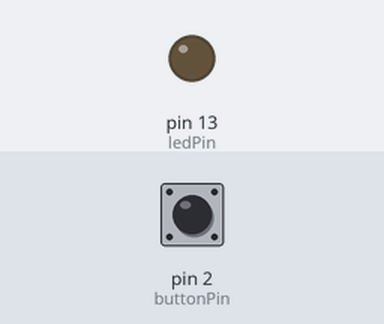
Bench run of a sketch on a simulated Arduino Uno, built with avr-gcc and run on an emulated ATmega328P. On the bench: output pins drawn as LEDs (lit = HIGH). Inputs (shaded band) come from the test bench; at power-on: pin 2 (buttonPin) LOW.

Above: at 1.2 s.
1.3 s: pin 2 (buttonPin) pulled HIGH for 0.15 s
At 2.4 s:
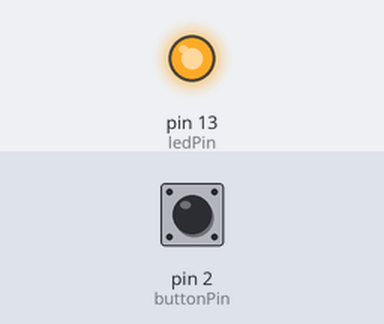
Timing chart, 0 to 10.4 s (numbered marks = the images above; inputs shaded):
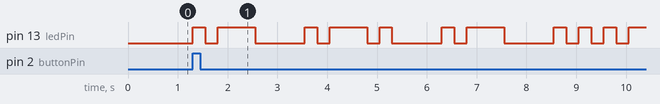

Measured:
- after the input at 1.3 s, pin 13 (ledPin): LOW → HIGH at once, → LOW 0.25 s later, → HIGH 0.25 s later, → LOW 0.75 s later, … (21 changes in this stretch)

The sketch:

1.1p.ino
```cpp
const int buttonPin = 2;
const int ledPin = LED_BUILTIN;


String morseCode[] = { ".-", "-...", "-.-.", "-..", ".", "..-.", "--.", "....", "..",".---", "-.-", ".-..", "--", "-.", "---", ".--.", "--.-", ".-.", "...", "-", "..-", "...-", ".--", "-..-", "-.--", "--.."};
String myName = "Aravind";

void setup() {
  pinMode(ledPin, OUTPUT);
  pinMode(buttonPin, INPUT);
}

void loop() {
  if (digitalRead(buttonPin) == HIGH)
  {
    blinkNameInMorseCode();
    delay(1000);
  }
}

void blinkNameInMorseCode() {
  for (int i = 0; i < myName.length(); i++)
  {
    char letter = myName[i];
    int index = letter - 'A';

    if (letter >= 'a' && letter <= 'z')
    {
      index = letter - 'a';
    }

    if (letter == ' ') {
      delay(3000);
    } else {
      String code = morseCode[index];
      for (int j = 0; j < code.length(); j++)
      {
        if (code[j] == '.')
        {
          digitalWrite(ledPin, HIGH);
          delay(250);
        } else if (code[j] == '-')
        {
          digitalWrite(ledPin, HIGH);
          delay(750);
        }
        digitalWrite(ledPin, LOW);
        delay(250);
      }
      delay(750);
    }
  }
}
```
